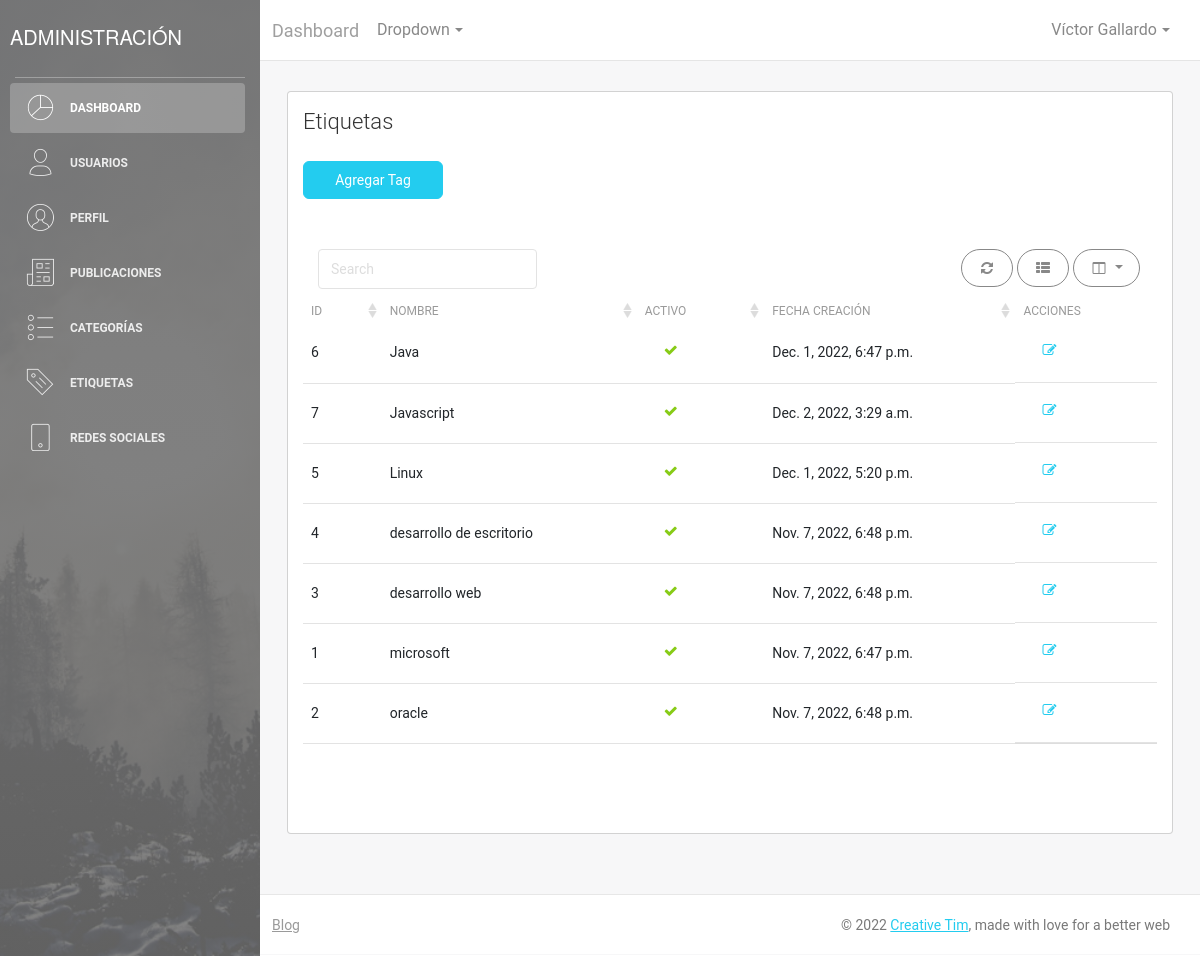
The page /dashboard/tags/ (signed in) on the database its author committed.
### core/models.py (models this page shows, shortened)
class Tag(models.Model):
    name = models.CharField(max_length=200, unique=True, verbose_name='Nombre')
    active = models.BooleanField(default=True, verbose_name='Activo')
    created = models.DateTimeField(auto_now_add=True, verbose_name='Fecha de creación')
    updated = models.DateTimeField(auto_now=True, verbose_name='Fecha de modificación')
    class Meta:
        verbose_name= 'Etiqueta'
        verbose_name_plural = 'Etiquetas'
        ordering = ['name']

### dashboard/views.py (the view)
# urls.py: path('tags/',tags, name="tags"),
@login_required
def tags(request):
    tags = Tag.objects.all()
    data = {
        'tags':tags
    }
    return render(request,'dashboard/tags.html',data)

### core/processors.py (called while the page is built)
def ctx_dic_about(request):
    ctx_about = {}
    ctx_about['ABOUT'] = About.objects.latest('created')
    return ctx_about

def ctx_dic_category(request):
    ctx_category = {}
    ctx_category['categories'] = Category.objects.filter(active=True)
    return ctx_category

def ctx_dic_tag(request):
    ctx_tags = {}
    ctx_tags['tag'] = Tag.objects.filter(active=True)
    return ctx_tags

def ctx_dic_link(request):
    ctx_link = {}
    links = Link.objects.all()
    for link in links:
        ctx_link[link.key] = {'url':link.url,'icon':link.icon}
    return ctx_link

def ctx_dic_history(request):
    ctx_history = {}
    ctx_history['dates'] = Post.objects.dates('created', 'month', order='DESC').distinct()
    return ctx_history

### templates/dashboard/tags.html (shortened to what this page needs)
{% extends 'layouts/dashboard/base.html' %}
{% load static %}
{% block content %}
    <div class="col-md-12">
        <div class="card">
            <div class="card-header">
                <h4 class="card-title">Etiquetas</h4>
                <br>
                <div class="col-md-12 text-left">
                    <button type="button" class="btn btn-info btn-fill btn-wd" data-bs-toggle="modal" data-bs-target="#exampleModal">Agregar Tag</button>
                </div>
            </div>
            <div class="card-body">
                <div class="card-body table-full-width table-responsive">
                    <table class="table" id="bootstrap-table">
                        <thead>
                            <th data-sortable="true">ID</th>
                            <th data-sortable="true">Nombre</th>
                            <th data-sortable="true">Activo</th>
                            <th data-sortable="true">Fecha creación</th>
                            <th>Acciones</th>
                        </thead>
                        <tbody>
                            {% for t in tags %}
                                <tr>
                                    <td>{{t.id}}</td>
                                    <td>{{t.name}}</td>
                                    <td>
                                        {% if t.active %}
                                            <button type="button" rel="tooltip" title="Activo" class="btn btn-success btn-simple btn-link">
                                                <i class="fa fa-check"></i>
                                            </button>
                                        {% else %}
                                            <button type="button" rel="tooltip" title="No activo" class="btn btn-danger btn-simple btn-link">
                                                <i class="fa fa-times"></i>
                                            </button>
                                        {% endif %}
                                    </td>
                                    <td>{{t.created}}</td>
                                    <td>
                                        <button type="button" rel="tooltip" title="Editar Tag" class="btn btn-info btn-simple btn-link">
                                            <i class="fa fa-edit"></i>
                                            </button>
                                    </td>
                                </tr>
                            {% endfor %}
                        </tbody>
                    </table>
                </div>
            </div>
        </div>
    </div>
{% endblock %}

### templates/layouts/dashboard/base.html (shortened to what this page needs)
{% load static %}
<!DOCTYPE html>
<html lang="en">
<head>
    <link rel="stylesheet" href="https://maxcdn.bootstrapcdn.com/font-awesome/latest/css/font-awesome.min.css" />
    <link href="{% static 'css/bootstrap.css' %}" rel="stylesheet" />
    <link href="{% static 'css/light-bootstrap-dashboard.css' %}" rel="stylesheet" />
</head>
<body>
    <div class="wrapper">
        <div class="sidebar" data-color="black" data-image="{% static 'img/dashboard/sidebar-5.jpg' %}">
            <div class="sidebar-wrapper">
                <div class="logo">
                    <label class="simple-text logo-normal"><p>Administración</p></label>
                </div>
                <ul class="nav">
                    <li class="nav-item active">
                        <a class="nav-link" href="{% url 'home' %}">
                            <i class="nc-icon nc-chart-pie-35"></i>
                            <p>Dashboard</p>
                        </a>
                    </li>
                    <li class="nav-item">
                        <a class="nav-link" href="{% url 'users' %}">
                            <i class="nc-icon nc-single-02"></i>
                            <p>Usuarios</p>
                        </a>
                    </li>
                    <li class="nav-item">
                        <a class="nav-link" href="{% url 'user_profile' %}">
                            <i class="nc-icon nc-circle-09"></i>
                            <p>Perfil</p>
                        </a>
                    </li>
                    <li class="nav-item">
                        <a class="nav-link" href="{% url 'posts' %}">
                            <i class="nc-icon nc-paper-2"></i>
                            <p>Publicaciones</p>
                        </a>
                    </li>
                    <li class="nav-item">
                        <a class="nav-link" href="{% url 'categories' %}">
                            <i class="nc-icon nc-bullet-list-67"></i>
                            <p>Categorías</p>
                        </a>
                    </li>
                    <li class="nav-item">
                        <a class="nav-link" href="{% url 'tags' %}">
                            <i class="nc-icon nc-tag-content"></i>
                            <p>Etiquetas</p>
                        </a>
                    </li>
                    <li class="nav-item">
                        <a class="nav-link" href="{% url 'rss' %}">
                            <i class="nc-icon nc-mobile"></i>
                            <p>Redes sociales</p>
                        </a>
                    </li>
                </ul>
            </div>
        </div>
        <div class="main-panel">
            <nav class="navbar navbar-expand-lg " color-on-scroll="500">
                <div class="container-fluid">
                    <a class="navbar-brand" href="#"> Dashboard </a>
                    <div class="collapse navbar-collapse" id="navbarNavDarkDropdown">
                        <ul class="navbar-nav">
                            <li class="nav-item dropdown">
                                <a class="nav-link dropdown-toggle" href="#" role="button" data-bs-toggle="dropdown" aria-expanded="false">Dropdown</a>
                            </li>
                        </ul>
                    </div>
                    <div class="collapse navbar-collapse justify-content-end" id="navigation">
                        <ul class="navbar-nav ml-auto">
                            {% if user.is_authenticated %}
                                <li class="nav-item dropdown">
                                    <a class="nav-link dropdown-toggle" href="#" id="navbarDropdownMenuLink" data-toggle="dropdown" aria-haspopup="true" aria-expanded="false">
                                        <span class="no-icon">{{ user.first_name }} {{ user.last_name }}</span>
                                    </a>
                                </li>
                            {% else %}
                                <li class="nav-item">
                                    <a class="nav-link" href="{% url 'signin' %}">
                                        <span class="no-icon">Log in</span>
                                    </a>
                                </li>
                            {% endif %}
                        </ul>
                    </div>
                </div>
            </nav>
            <div class="content">
                <div class="container-fluid">
                    <div class="row">
                        {% block content %}
                        {% endblock %}
                    </div>
                </div>
            </div>
            <footer class="footer">
                <div class="container-fluid">
                    <nav>
                        <ul class="footer-menu">
                            <li>
                                <a href="#">
                                    Blog
                                </a>
                            </li>
                        </ul>
                        <p class="copyright text-center">
                            ©
                            <a href="http://www.creative-tim.com">Creative Tim</a>, made with love for a better web
                        </p>
                    </nav>
                </div>
            </footer>
        </div>
    </div>
</body>
</html>

### rows shown on the page
Tag: id "6", name "Java", active True (drawn), created "Dec. 1, 2022, 6:47 p.m."
Tag: id "7", name "Javascript", active True (drawn), created "Dec. 2, 2022, 3:29 a.m."
Tag: id "5", name "Linux", active True (drawn), created "Dec. 1, 2022, 5:20 p.m."
Tag: id "4", name "desarrollo de escritorio", active True (drawn), created "Nov. 7, 2022, 6:48 p.m."
Tag: id "3", name "desarrollo web", active True (drawn), created "Nov. 7, 2022, 6:48 p.m."
Tag: id "1", name "microsoft", active True (drawn), created "Nov. 7, 2022, 6:47 p.m."
Tag: id "2", name "oracle", active True (drawn), created "Nov. 7, 2022, 6:48 p.m."

### other values the page prints
{{ user.first_name }} "Víctor"
{{ user.last_name }} "Gallardo"
